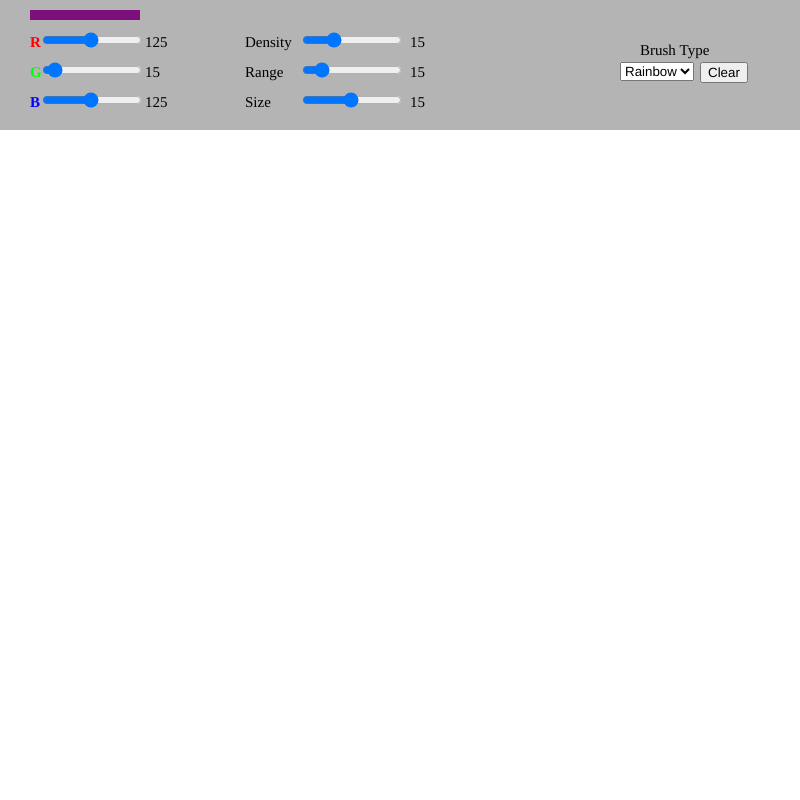
Frame 1 (no input)
Frame 60 (no input): identical to frame 1, image omitted
Frame 120 (the mouse pressed at the canvas centre since frame 60): identical to frame 1, image omitted

The p5.js sketch that drew this single still picture (run headless with seeded random() and noise() and a simulated clock; from frame 60 on, the mouse is pressed at the canvas centre):

// p5.js sketch
// ── sketch.js
var x;
var y;
var r, g, b;
var xC = [];
var yC = [];
var stepSize = 5.0;
var font = 'Georgia';
var letters = "Sogang University Art & Technology Creation Beyond Imagination";
var fontSizeMin = 3;
var counter = 0;

var rMainSlider;
var gMainSlider;
var bMainSlider;
var denSlider;
var sizSlider;
var offset = 10;
var shape;
var col = [];

function setup() {
  // use full screen size
  createCanvas(800, 800);
  background(255);
  angleMode(RADIANS);
  cursor(CROSS);
  x = mouseX;
  y = mouseY;
  textFont(font);
  textAlign(LEFT);
  fill(0);
  frameRate(60);
  rMainSlider = createSlider(0, 255, 125);
  rMainSlider.position(40, 30);
  rMainSlider.size(100);
  gMainSlider = createSlider(0, 255, 15);
  gMainSlider.position(40, 60);
  gMainSlider.size(100);
  bMainSlider = createSlider(0, 255, 125);
  bMainSlider.position(40, 90);
  bMainSlider.size(100);

  denSlider = createSlider(1, 50, 15);
  denSlider.position(300, 30);
  denSlider.size(100);
  sizSlider = createSlider(1, 100, 15);
  sizSlider.position(300, 60);
  sizSlider.size(100);
  dotSlider = createSlider(1, 30, 15);
  dotSlider.position(300, 90);
  dotSlider.size(100);
  shape = createSelect();

  shape.position(620, 62);
  shape.option('Rainbow');
  shape.option('Spray');
  noStroke();

  clearButton = createButton('Clear');
  clearButton.position(700, 62);
  clearButton.mousePressed(clearBack);

  col[0] = color(255, 0, 0);
  col[1] = color(255, 128, 0);
  col[2] = color(255, 255, 0);
  col[3] = color(0, 255, 0);
  col[4] = color(0, 0, 255);
  col[5] = color(0, 0, 80);
  col[6] = color(128, 0, 255);

}

function clearBack() {
  push();
  fill(255);
  quad(0, 130, 0, 800, 800, 800, 800, 130);
  pop();
}

function draw() {
  fill(180, 180, 180);
  quad(0, 0, 0, 130, 800, 130, 800, 0);

  r = rMainSlider.value();
  g = gMainSlider.value();
  b = bMainSlider.value();

  push();
  textStyle(BOLD);
  textSize(15);
  fill(255, 0, 0);
  text("R", 30, 47);
  fill(0, 255, 0);
  text("G", 30, 77);
  fill(0, 0, 255);
  text("B", 30, 107);
  fill(0);


  textStyle(NORMAL);
  text(r, 145, 47);
  text(g, 145, 77);
  text(b, 145, 107);
  text("Brush Type", 640, 55);
  text("Density", 245, 47);
  text("Range  ", 245, 77);
  text("Size   ", 245, 107);
  text(denSlider.value(), 410, 47);
  text(sizSlider.value(), 410, 77);
  text(dotSlider.value(), 410, 107);

  pop();

  push();
  fill(r, g, b);
  quad(30, 10, 30, 20, 140, 20, 140, 10);
  pop();

  if (mouseIsPressed && mouseButton == LEFT && mouseY >= 130) {
    var d = dist(x, y, mouseX, mouseY);
    textSize(fontSizeMin + d / 2);
    var newLetter = letters.charAt(counter);
    stepSize = textWidth(newLetter);
    if (d > stepSize) {
      if (shape.value() == 'Spray') {
        push();
        fill(r, g, b);
        let range = sizSlider.value();
        let dense = denSlider.value();
        let size = dotSlider.value() / 5;
        for (let i = 0; i < dense; i++) {
          let xRand = random(-range, range);
          let yRand = random(-range, range);
          if (mouseY + yRand <= 130)
            continue;
          circle(mouseX + xRand, mouseY + yRand, size);
        }

        x = mouseX;
        y = mouseY;
        pop();
      }
      if (shape.value() == 'Rainbow') {
        push();
        let size = dotSlider.value();
        let angle = atan2(mouseY - y, mouseX - x);

        let difX = mouseX - x;
        let difY = mouseY - y;

        translate(x, y);
        rotate(angle);

        for (let i = 0; i < 7; i++) {
          stroke(col[i]);
          strokeWeight(size);
          line(0, i * size, d + i * size * 0.25, i * size);
        }

        pop();
        x = mouseX;
        y = mouseY;
      }
    }


  }
}

function mousePressed() {
  x = mouseX;
  y = mouseY;
}
